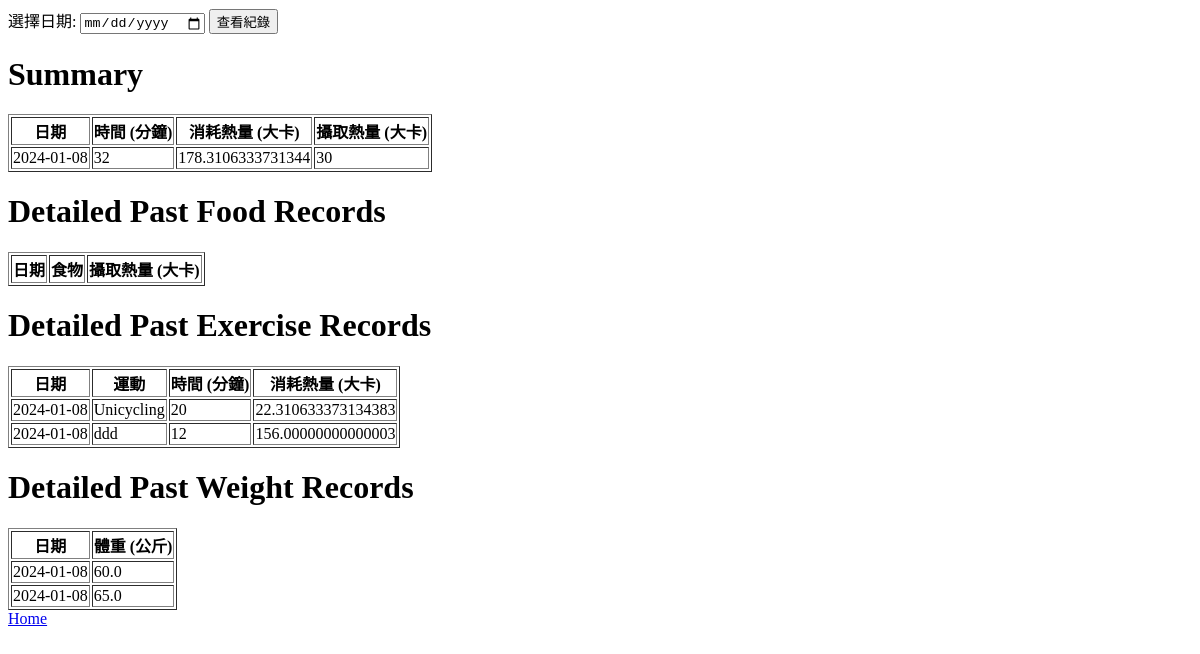
The page /view_past_week_records?user_id=6 on the database as committed earlier.
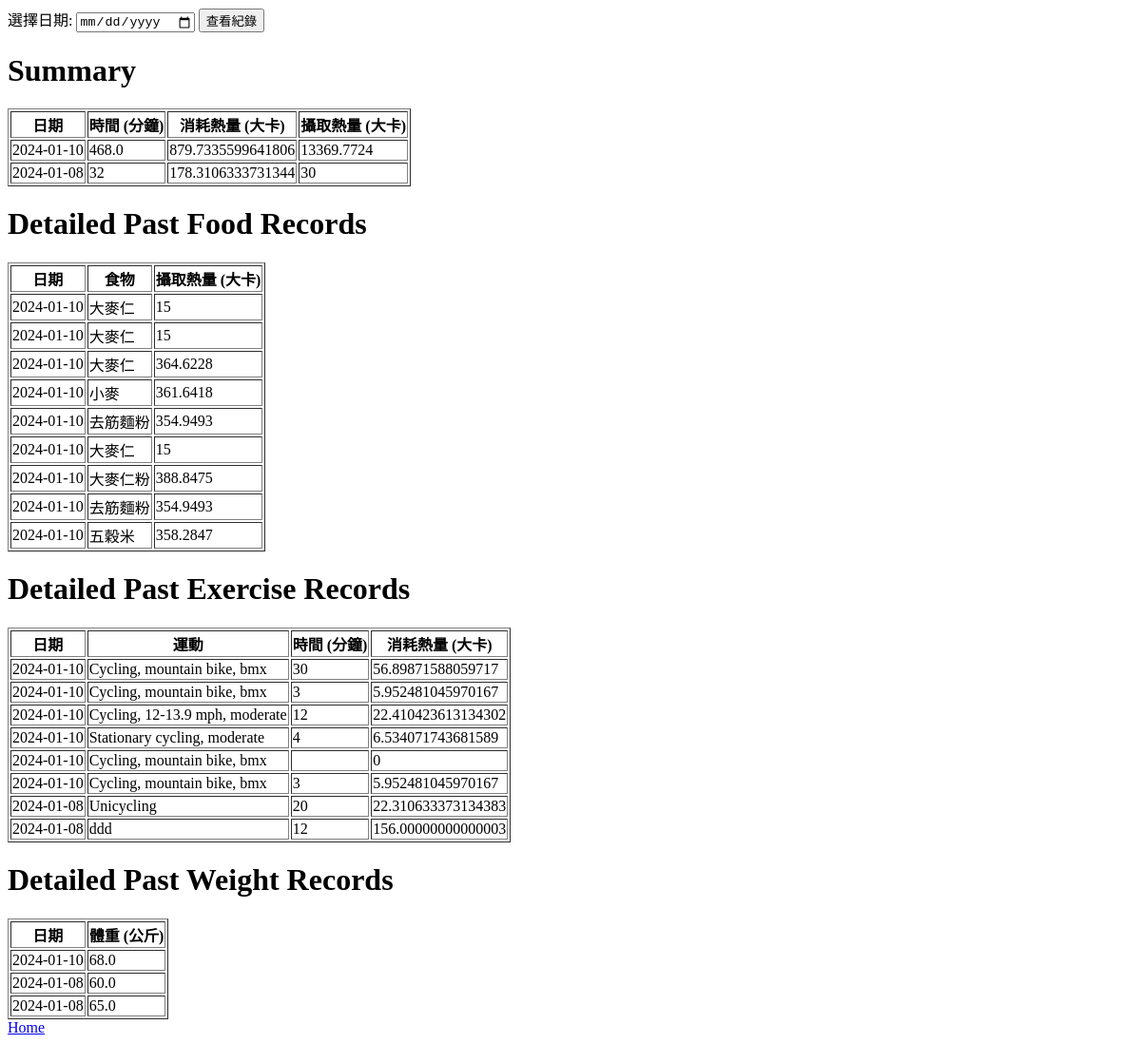
The same page on the database as committed later.
### app.py (models this page shows)
class UserExerciseRecord(db.Model):
    id = db.Column(db.Integer, primary_key=True)
    user_id = db.Column(db.Integer, db.ForeignKey('user.id'), nullable=False)
    date = db.Column(db.Date, default=datetime.utcnow, nullable=False)
    activity_id = db.Column(db.Integer, db.ForeignKey('activity.id'), nullable=False)
    time = db.Column(db.Integer, nullable=False)
    calories_consumption = db.Column(db.Integer, nullable=False)

class Activity(db.Model):
    id = db.Column(db.Integer, primary_key=True)
    name = db.Column(db.String(255), nullable=False, unique=True)
    calories_per_kg = db.Column(db.Float, nullable=False)

class WeightRecord(db.Model):
    id = db.Column(db.Integer, primary_key=True)
    user_id = db.Column(db.Integer, db.ForeignKey('user.id'), nullable=False)
    date = db.Column(db.Date, default=datetime.utcnow, nullable=False)
    weight = db.Column(db.Float, nullable=False)

class UserCaloriesRecord(db.Model):
    id = db.Column(db.Integer, primary_key=True)
    date = db.Column(db.Date, default=datetime.utcnow, nullable=False)
    food_id = db.Column(db.Integer, db.ForeignKey('food.id'), nullable=False)
    calories_ingest = db.Column(db.Integer, nullable=False)
    user_id = db.Column(db.Integer, db.ForeignKey('user.id'), nullable=False)

class Food(db.Model):
    id = db.Column(db.Integer, primary_key=True, autoincrement=True)
    name = db.Column(db.String(255), nullable=False, unique=True)

### app.py (the view)
@app.route('/view_past_week_records', methods=['GET'])
def view_past_week_records():
    user_id = request.args.get('user_id')
    selected_date = request.args.get('selectedDate')  # 新增取得選擇的日期
    if selected_date:
        selected_date = datetime.utcnow().date() - datetime.strptime(selected_date, '%Y-%m-%d').date()
    else:
        selected_date = datetime.utcnow().date() - timedelta(days=7)
    activity_alias = aliased(Activity)
    join_records = (
        db.session.query(
            UserExerciseRecord.date,
            func.sum(UserExerciseRecord.time).label('total_time'),
            func.sum(UserExerciseRecord.calories_consumption).label('total_calories_consumption'),
            func.sum(UserCaloriesRecord.calories_ingest).label('total_calories_ingest')
        )
        .outerjoin(UserExerciseRecord, UserExerciseRecord.date == UserCaloriesRecord.date)  # Use outer join to include dates with no calories records
        .filter(UserExerciseRecord.user_id == user_id)
        .filter(UserExerciseRecord.date >= selected_date)
        .group_by(UserExerciseRecord.date)
        .order_by(UserExerciseRecord.date.desc())
        .all()
    )
    detailed_weight_records = (
        db.session.query(
            WeightRecord.date,
            WeightRecord.weight
        )
        .filter(WeightRecord.user_id == user_id)
        .filter(WeightRecord.date >= selected_date)
        .order_by(WeightRecord.date.desc())
        .all()
    )
    detailed_food_records = (
        db.session.query(
            UserCaloriesRecord.date,
            Food.name,
            UserCaloriesRecord.calories_ingest,
        )
        .join(Food, UserCaloriesRecord.food_id == Food.id)
        .filter(UserCaloriesRecord.user_id == user_id)
        .filter(UserCaloriesRecord.date >= selected_date)
        .order_by(UserCaloriesRecord.date.desc())
    )
    detailed_exercise_records = (
        db.session.query(
            UserExerciseRecord.date,
            activity_alias.name,
            UserExerciseRecord.time,
            UserExerciseRecord.calories_consumption
        )
        .join(activity_alias, UserExerciseRecord.activity_id == activity_alias.id)
        .filter(UserExerciseRecord.user_id == user_id)
        .filter(UserExerciseRecord.date >= selected_date)
        .order_by(UserExerciseRecord.date.desc())
        .all()
    )
    return render_template('view_past_week_records.html',
                           user_id=user_id,
                           join_records=join_records,
                           detailed_exercise_records=detailed_exercise_records,
                           detailed_food_records=detailed_food_records,
                           detailed_weight_records=detailed_weight_records,
                           )

### templates/view_past_week_records.html (shortened to what this page needs)
<!DOCTYPE html>
<html lang="en">
<head>
</head>
<body>
    <form id="dateForm">
        <label for="selectedDate">選擇日期:</label>
        <input type="date" id="selectedDate" name="selectedDate">
        <button type="button" onclick="getRecords()">查看紀錄</button>
    </form>
    <h1>Summary</h1>
    <table id="userWeekRecordTable" border="1">
        <tr>
            <th>日期</th>
            <th>時間 (分鐘)</th>
            <th>消耗熱量 (大卡)</th>
            <th>攝取熱量 (大卡)</th>
        </tr>
        {% for record in join_records %}
        <tr>
            <td>{{ record.date }}</td>
            <td>{{ record.total_time }}</td>
            <td>{{ record.total_calories_consumption }}</td>
            <td>{{ record.total_calories_ingest }}</td>
        </tr>
        {% endfor %}
    </table>
    <h1>Detailed Past Food Records</h1>
    <table id="userDetailedFoodRecordTable" border="1">
        <tr>
            <th>日期</th>
            <th>食物</th>
            <th>攝取熱量 (大卡)</th>
        </tr>
        {% for record in detailed_food_records %}
        <tr>
            <td>{{ record.date }}</td>
            <td>{{ record.name }}</td>
            <td>{{ record.calories_ingest }}</td>
        </tr>
        {% endfor %}
    </table>
    <h1>Detailed Past Exercise Records</h1>
    <table id="userDetailedExerciseRecordTable" border="1">
        <tr>
            <th>日期</th>
            <th>運動</th>
            <th>時間 (分鐘)</th>
            <th>消耗熱量 (大卡)</th>
        </tr>
        {% for record in detailed_exercise_records %}
        <tr>
            <td>{{ record.date }}</td>
            <td>{{ record.name }}</td>
            <td>{{ record.time }}</td>
            <td>{{ record.calories_consumption }}</td>
        </tr>
        {% endfor %}
    </table>
    <h1>Detailed Past Weight Records</h1>
    <table id="userDetailedWeightRecordTable" border="1">
        <tr>
            <th>日期</th>
            <th>體重 (公斤)</th>
        </tr>
        {% for record in detailed_weight_records %}
        <tr>
            <td>{{ record.date }}</td>
            <td>{{ record.weight }}</td>
        </tr>
        {% endfor %}
    </table>
    <a href="{{ url_for('user_home', user_id=user_id) }}">Home</a>
</body>
</html>

Rows that differ between the two databases and show on the page:
added UserCaloriesRecord: date "2024-01-10", name "大麥仁", calories_ingest "15"
added UserCaloriesRecord: date "2024-01-10", name "大麥仁", calories_ingest "15"
added UserCaloriesRecord: date "2024-01-10", name "大麥仁", calories_ingest "364.6228"
added UserCaloriesRecord: date "2024-01-10", name "小麥", calories_ingest "361.6418"
added UserCaloriesRecord: date "2024-01-10", name "去筋麵粉", calories_ingest "354.9493"
added UserCaloriesRecord: date "2024-01-10", name "大麥仁", calories_ingest "15"
added UserCaloriesRecord: date "2024-01-10", name "大麥仁粉", calories_ingest "388.8475"
added UserCaloriesRecord: date "2024-01-10", name "去筋麵粉", calories_ingest "354.9493"
added UserCaloriesRecord: date "2024-01-10", name "五穀米", calories_ingest "358.2847"
added UserExerciseRecord: date "2024-01-10", name "Cycling, mountain bike, bmx", time "30", calories_consumption "56.89871588059717"
added UserExerciseRecord: date "2024-01-10", name "Cycling, mountain bike, bmx", time "3", calories_consumption "5.952481045970167"
added UserExerciseRecord: date "2024-01-10", name "Cycling, 12-13.9 mph, moderate", time "12", calories_consumption "22.410423613134302"
added UserExerciseRecord: date "2024-01-10", name "Stationary cycling, moderate", time "4", calories_consumption "6.534071743681589"
added UserExerciseRecord: date "2024-01-10", name "Cycling, mountain bike, bmx", calories_consumption "0"
added UserExerciseRecord: date "2024-01-10", name "Cycling, mountain bike, bmx", time "3", calories_consumption "5.952481045970167"
added WeightRecord: date "2024-01-10", weight "68.0"
Other text that changed with them:
new list line: "2024-01-10 468.0 879.7335599641806 13369.7724"
